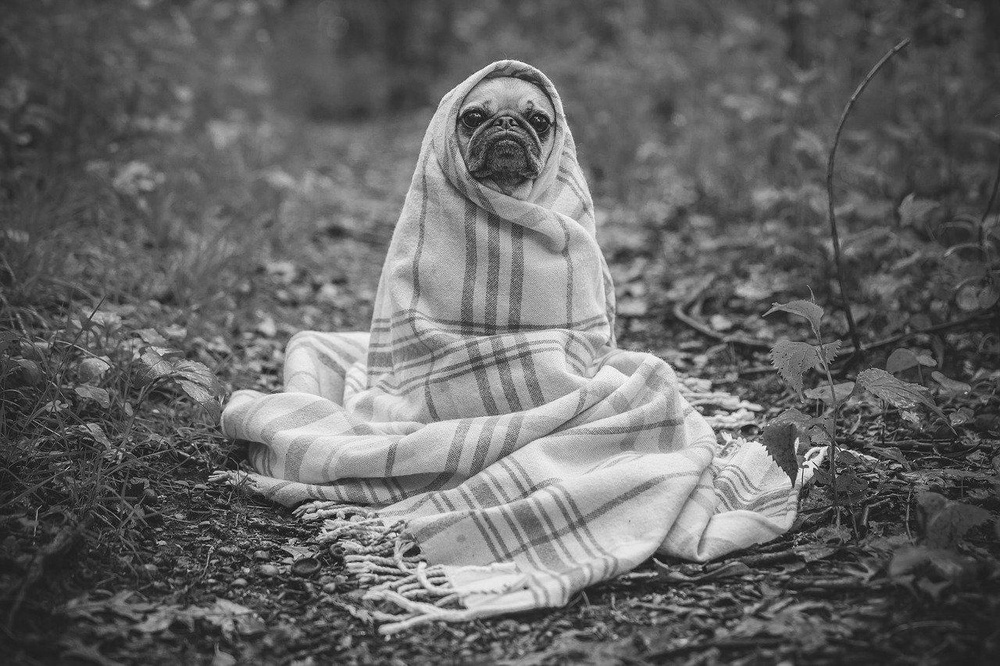
#> input picture main/завдання/original.jpg, 1000 x 666 px, shrunk from 1280 x 853 before the run
$ python main.py
#> lines starting #> are read from the running program, lines starting #| are printed output that depends on the picture
from PIL import Image, ImageFilter, ImageEnhance
with Image.open("original.jpg") as original:
#> original is the input picture: PIL image 1000x666 L; min 0, max 255, mean 102.8
    b_a_w = original.convert("L")
    blure_im = b_a_w.filter(ImageFilter.BLUR)
    rotate_im = blure_im.transpose(Image.Transpose.ROTATE_180)
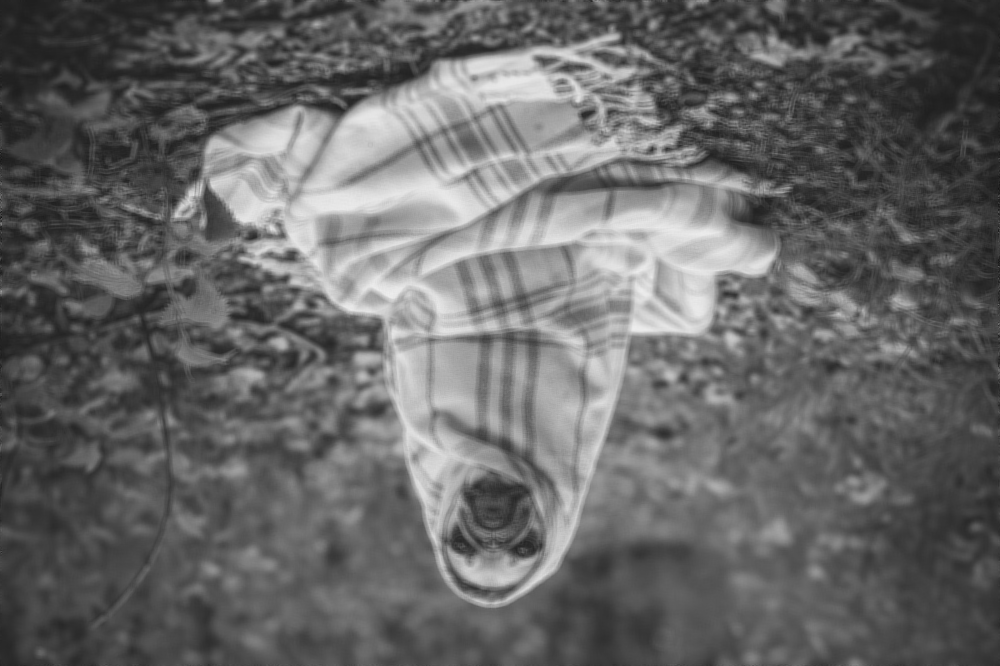
#> rotate_im: PIL image 1000x666 L; min 14, max 237, mean 102.8
    miror_im = original.transpose(Image.Transpose.FLIP_LEFT_RIGHT)
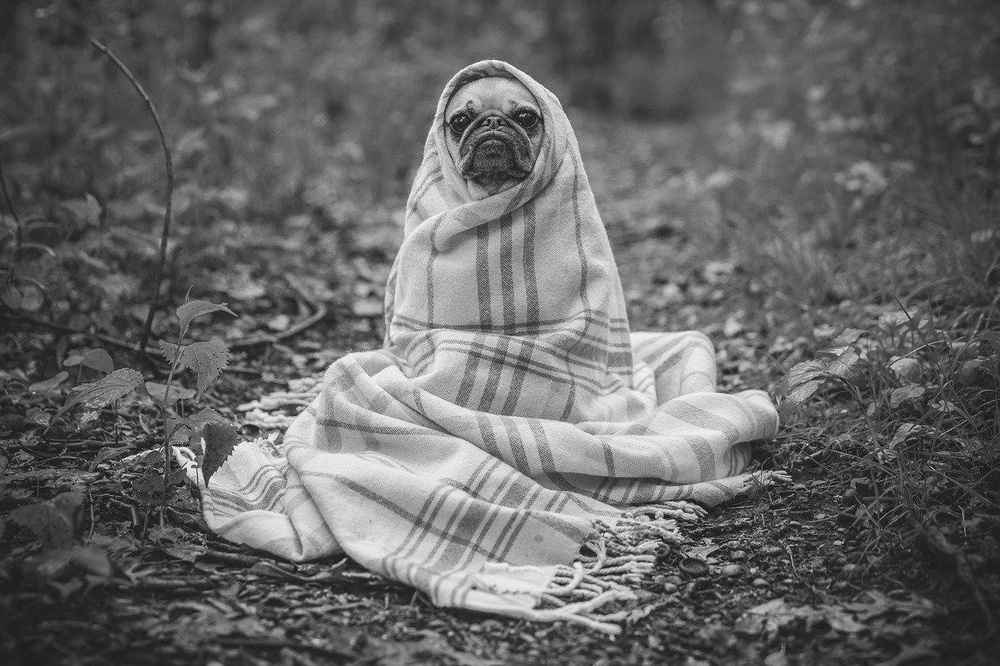
#> miror_im: PIL image 1000x666 L; min 0, max 255, mean 102.8
    pic_contrast = ImageEnhance.Contrast(original)
    pic_contrast = pic_contrast.enhance(1.5)
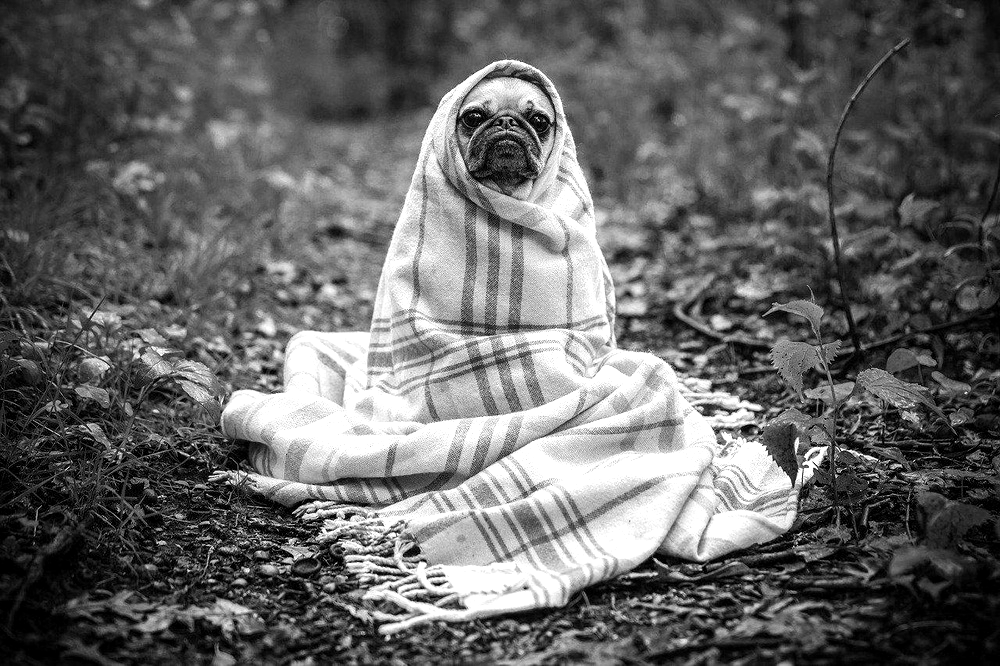
#> pic_contrast: PIL image 1000x666 L; min 0, max 255, mean 101.4

#открой файл с оригиналом картинки
original.show()
#орігінал дзеркально
miror_im.show()
#оригінал з більшим контрастом
pic_contrast.show()
#сделай оригинал изображения чёрно-белым
b_a_w.show()
#сделай оригинал изображения размытым
blure_im.show()
#поверни оригинал изображения на 180 градусов
rotate_im.show()
